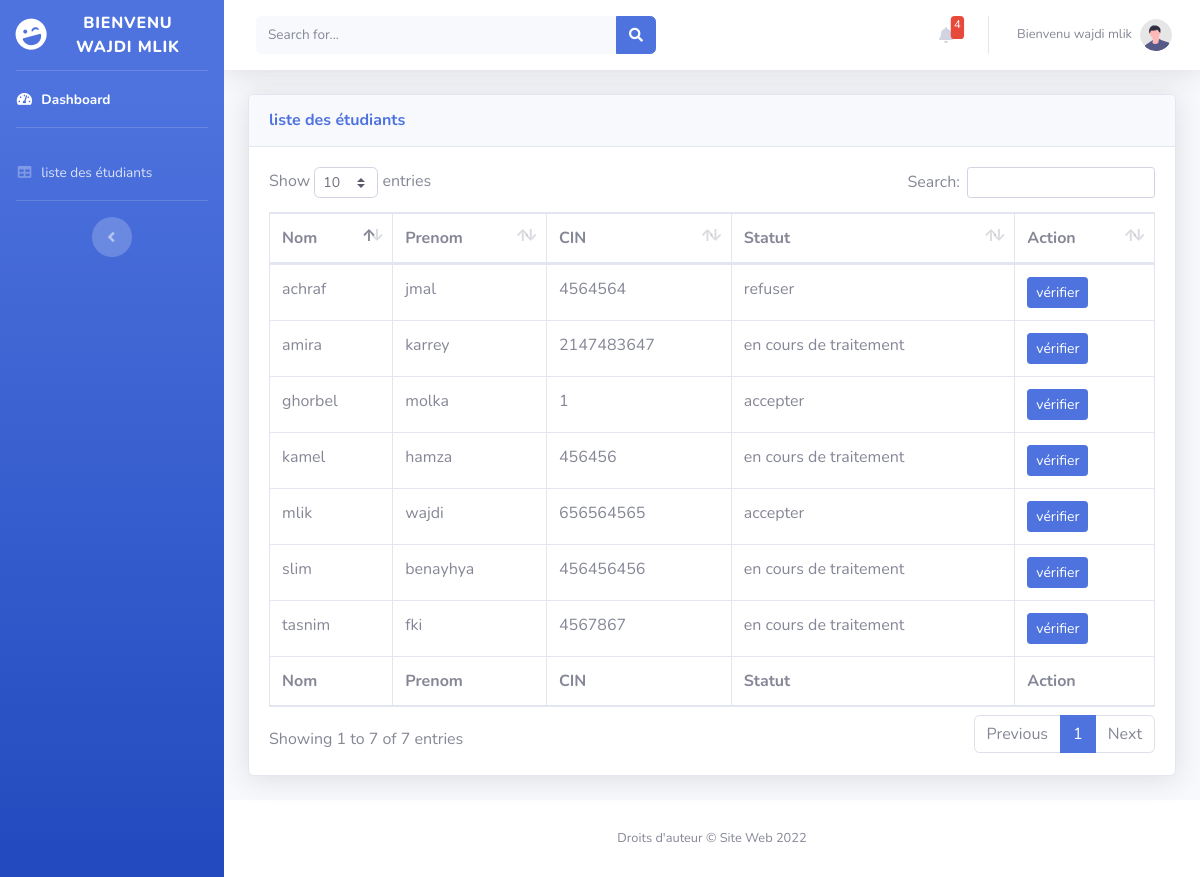
The page /list_tous_etud.php (signed in) on the database as committed earlier.
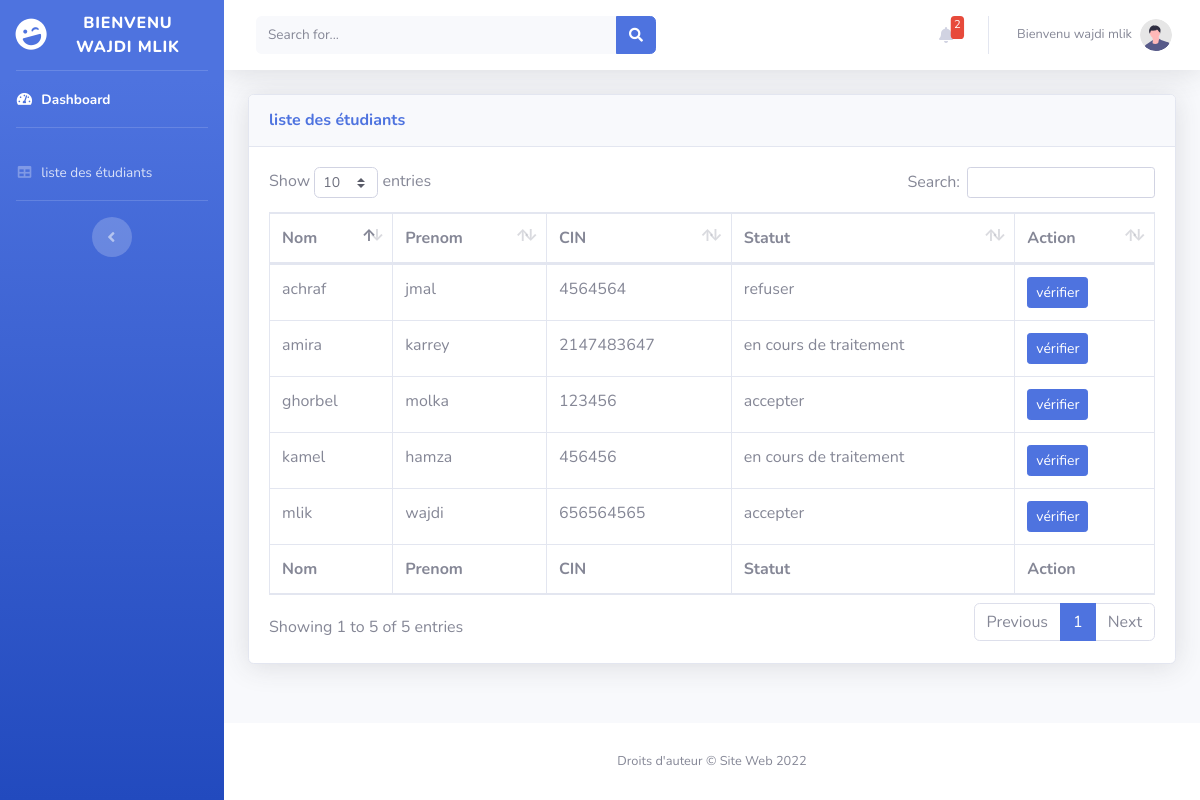
The same page on the database as committed later.
### tables this page shows
CREATE TABLE `etudiant` (
  `idEtd` int(255) NOT NULL,
  `idDep` int(11) DEFAULT NULL,
  `idParcours` int(11) DEFAULT NULL,
  `idNiveaux` int(11) DEFAULT NULL,
  `nomEtd` varchar(255) DEFAULT NULL,
  `prenomEtd` varchar(255) DEFAULT NULL,
  `adresseMail` varchar(255) DEFAULT NULL,
  `dateNaissance` date DEFAULT NULL,
  `tel` int(255) DEFAULT NULL,
  `photoEtd` varchar(255) DEFAULT NULL,
  `cin` int(20) DEFAULT NULL,
  `statu` varchar(30) DEFAULT 'en cours de traitement',
  `mdp` varchar(255) DEFAULT NULL
);

### list_tous_etud.php (the view, shortened to what this page needs)
<?php
include('includes/dbconn.php');
$table_etud = $con->query("SELECT * FROM etudiant ");
?>
<!DOCTYPE html>
<html lang="en">
<head>
    <link href="vendor/fontawesome-free/css/all.min.css" rel="stylesheet" type="text/css">
    <link href="css/sb-admin-2.min.css" rel="stylesheet">
    <link href="vendor/datatables/dataTables.bootstrap4.min.css" rel="stylesheet">
</head>
<body id="page-top">
    <div id="wrapper">
        <?php
        include('includes/sidebar.php');
        ?>
        <div id="content-wrapper" class="d-flex flex-column">
            <div id="content">
                <nav class="navbar navbar-expand navbar-light bg-white topbar mb-4 static-top shadow">
                    <form class="d-none d-sm-inline-block form-inline mr-auto ml-md-3 my-2 my-md-0 mw-100 navbar-search">
                        <div class="input-group">
                            <input type="text" class="form-control bg-light border-0 small" placeholder="Search for..." aria-label="Search" aria-describedby="basic-addon2">
                            <div class="input-group-append">
                                <button class="btn btn-primary" type="button">
                                    <i class="fas fa-search fa-sm"></i>
                                </button>
                            </div>
                        </div>
                    </form>
                    <?php
                    include('includes/top_bar_admin.php');
                    ?>
                </nav>
                <div class="container-fluid">
                    <div class="card shadow mb-4">
                        <div class="card-header py-3">
                            <h6 class="m-0 font-weight-bold text-primary">liste des étudiants</h6>
                        </div>
                        <div class="card-body">
                            <div class="table-responsive">
                                <table class="table table-bordered" id="dataTable" width="100%" cellspacing="0">
                                    <thead>
                                        <tr>
                                            <th>Nom</th>
                                            <th>Prenom</th>
                                            <th>CIN</th>
                                            <th>Statut</th>
                                            <th>Action</th>
                                        </tr>
                                    </thead>
                                    <tfoot>
                                        <tr>
                                            <th>Nom</th>
                                            <th>Prenom</th>
                                            <th>CIN</th>
                                            <th>Statut</th>
                                            <th>Action</th>
                                        </tr>
                                    </tfoot>
                                    <tbody>
                                        <?php
                                        while ($donnees = $table_etud->fetch()) {
                                        ?>
                                            <tr>
                                                <td><?php echo $donnees['nomEtd']; ?></td>
                                                <td><?php echo $donnees['prenomEtd']; ?></td>
                                                <td><?php echo $donnees['cin']; ?></td>
                                                <td><?php echo $donnees['statu']; ?></td>
                                                <td>
                                                    <form class="user" action="verif_demande_etud.php" method="POST">
                                                        <button type=" submit" name="verifier" class="btn btn-primary btn-sm">vérifier</button>
                                                    </form>
                                                </td>
                                            </tr>
                                        <?php
                                        }
                                        ?>
                                    </tbody>
                                </table>
                            </div>
                        </div>
                    </div>
                </div>
            </div>
            <footer class="sticky-footer bg-white">
                <div class="container my-auto">
                    <div class="copyright text-center my-auto">
                        <span>Droits d'auteur &copy; Site Web 2022</span>
                    </div>
                </div>
            </footer>
        </div>
    </div>
</body>
</html>

### includes/sidebar.php (shortened to what this page needs)
<?php
    $message = $_SESSION['message'];
        $location = "dashboardadmin.php";
?>
    <ul class="navbar-nav bg-gradient-primary sidebar sidebar-dark accordion" id="accordionSidebar">
        <a class="sidebar-brand d-flex align-items-center justify-content-center" href="<?php echo $location ?>">
            <div class="sidebar-brand-icon rotate-n-15">
                <i class="fas fa-laugh-wink"></i>
            </div>
            <div class="sidebar-brand-text mx-3"><?php echo $message; ?> </div>
        </a>
        <hr class="sidebar-divider my-0">
        <li class="nav-item active">
            <a class="nav-link" href="<?php echo $location ?>">
                <i class="fas fa-fw fa-tachometer-alt"></i>
                <span>Dashboard</span></a>
        </li>
        <hr class="sidebar-divider">
        <li class="nav-item">
            <a class="nav-link" href="list_tous_etud.php">
                <i class="fas fa-fw fa-table"></i>
                <span>liste des étudiants</span></a>
        </li>
        <hr class="sidebar-divider d-none d-md-block">
        <div class="text-center d-none d-md-inline">
            <button class="rounded-circle border-0" id="sidebarToggle"></button>
        </div>
    </ul>

### includes/top_bar_admin.php (shortened to what this page needs)
<?php
include('includes/dbconn.php');
$nb_etud_demand = $con->query("SELECT COUNT(idEtd) as countdemande FROM  etudiant where statu = 'en cours de traitement'");
$count_row = $nb_etud_demand->fetch(PDO::FETCH_ASSOC);
$count = $count_row['countdemande'];
$message = $_SESSION['message'];
?>
<ul class="navbar-nav ml-auto">
    <li class="nav-item dropdown no-arrow mx-1">
        <a class="nav-link dropdown-toggle" href="#" id="alertsDropdown" role="button" data-toggle="dropdown" aria-haspopup="true" aria-expanded="false">
            <i class="fas fa-bell fa-fw"></i>
            <?php if ($count != 0) {
            ?>
                <span class="badge badge-danger badge-counter">
                    <h6><?php echo $count; ?></h6>
                </span>
            <?php }
            ?>
        </a>
    </li>
    <li class="nav-item dropdown no-arrow">
        <a class="nav-link dropdown-toggle" href="#" id="userDropdown" role="button" data-toggle="dropdown" aria-haspopup="true" aria-expanded="false">
            <span class="mr-2 d-none d-lg-inline text-gray-600 small"><?php echo $message ?></span>
            <img class="img-profile rounded-circle" src="img/undraw_profile.svg">
        </a>
    </li>
</ul>

Rows that differ between the two databases and show on the page:
removed etudiant: nomEtd "slim", prenomEtd "benayhya", cin "456456456", statu "en cours de traitement"
removed etudiant: nomEtd "tasnim", prenomEtd "fki", cin "4567867", statu "en cours de traitement"
changed etudiant "ghorbel": cin "1" → "123456"
Other text that changed with them:
$count: "4" → "2"
text written by a page script: "Show entries Search: Showing 1 to 7 of 7 entries Previous 1 Next" → "Show entries Search: Showing 1 to 5 of 5 entries Previous 1 Next"
